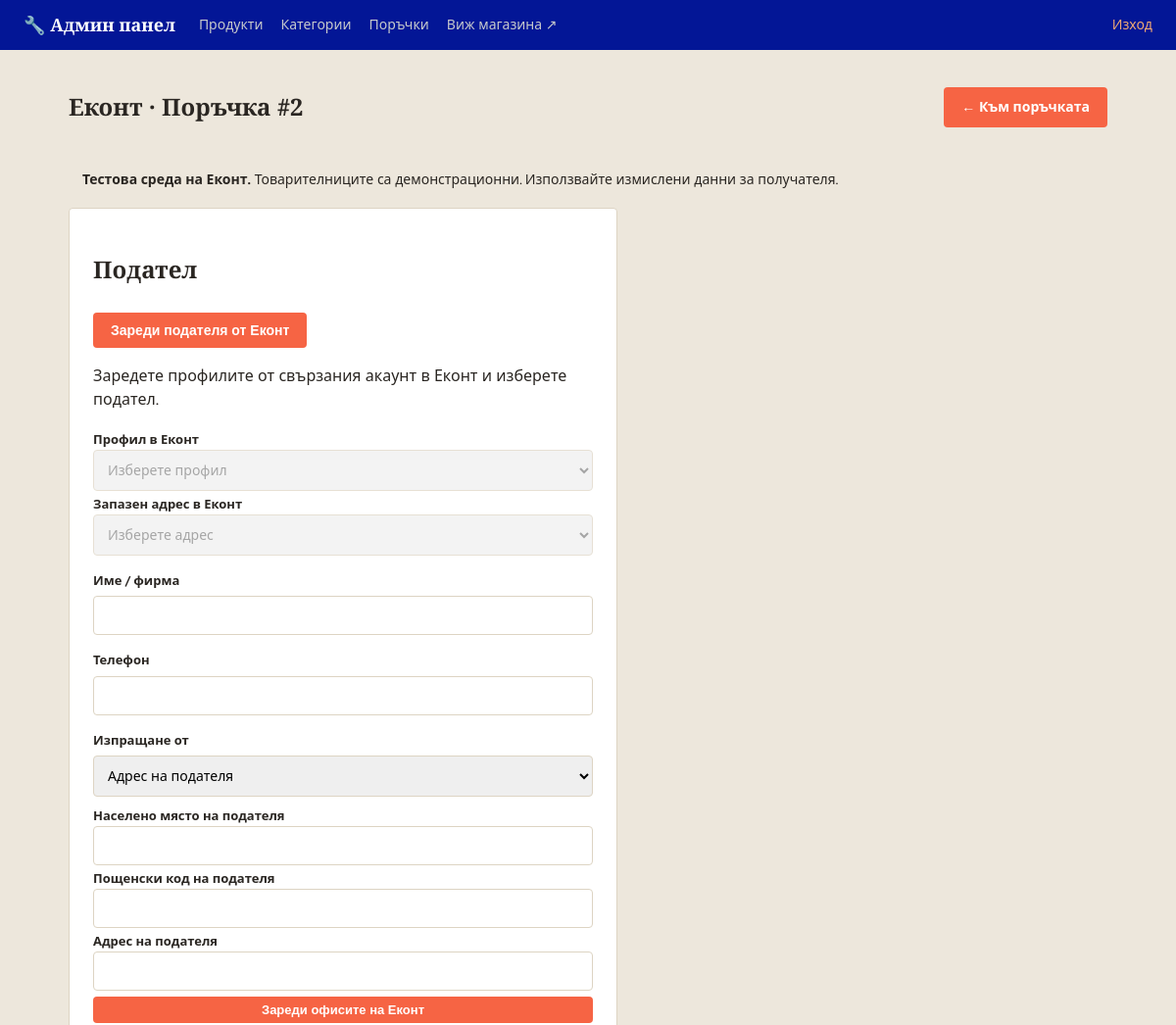
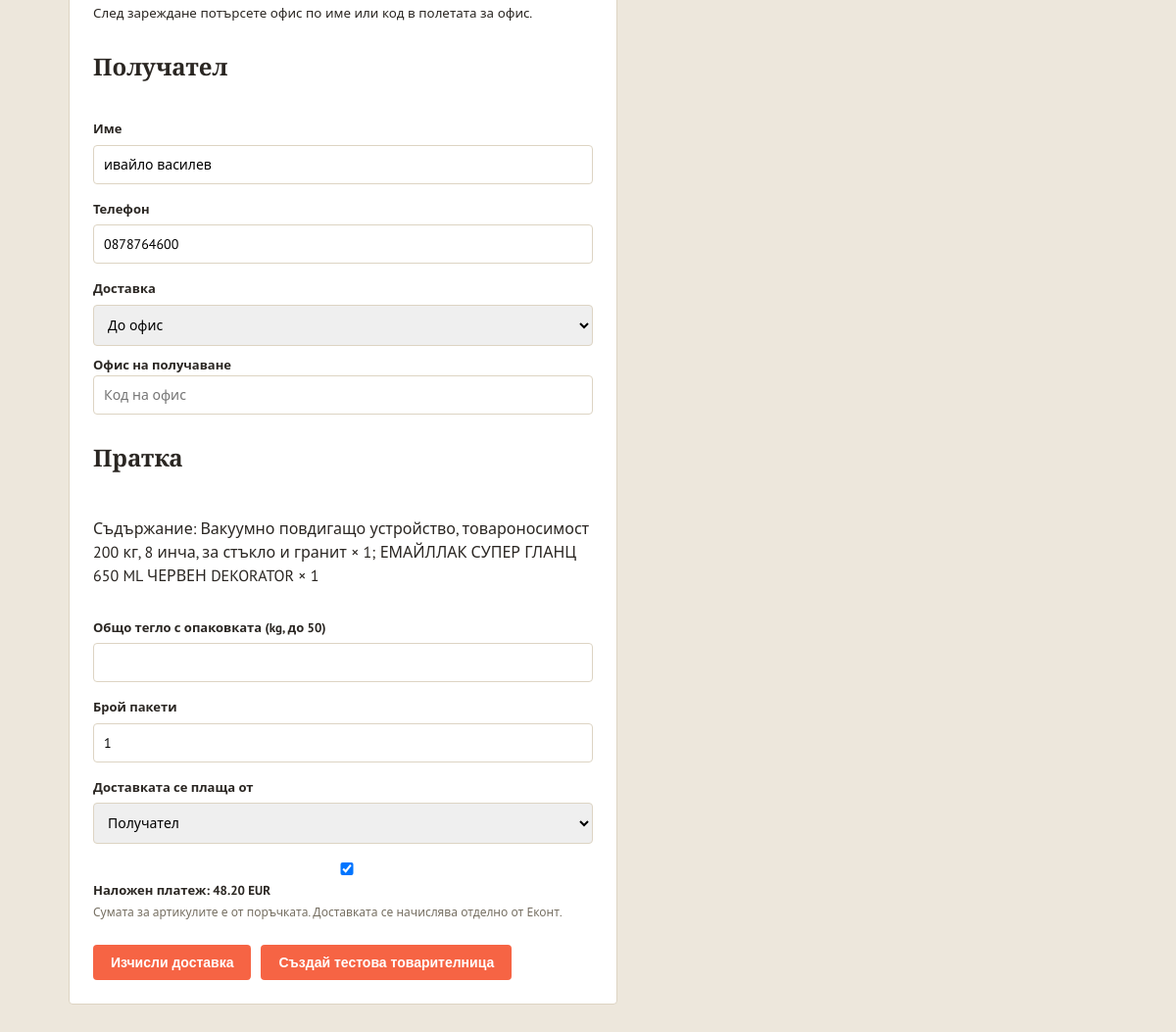
Page /admin/orders/2/econt (signed in) on the committed database (2 pictures, top to bottom).
### models.py (models this page shows, shortened)
class Order(db.Model):
    __tablename__ = 'orders'
    STATUSES = ['нова', 'в обработка', 'изпратена', 'завършена', 'отказана']
    id = db.Column(db.Integer, primary_key=True)
    customer_name = db.Column(db.String(150), nullable=False)
    phone = db.Column(db.String(50), nullable=False)
    address = db.Column(db.String(300), nullable=False)
    email = db.Column(db.String(150), default='')
    total = db.Column(db.Float, nullable=False)
    status = db.Column(db.String(30), default='нова', nullable=False)
    created_at = db.Column(db.DateTime, default=datetime.utcnow)
    items = db.relationship('OrderItem', backref='order', lazy=True)

class OrderItem(db.Model):
    __tablename__ = 'order_items'
    id = db.Column(db.Integer, primary_key=True)
    order_id = db.Column(db.Integer, db.ForeignKey('orders.id'), nullable=False)
    product_id = db.Column(db.Integer, db.ForeignKey('products.id'), nullable=True)
    product_name = db.Column(db.String(200), nullable=False)
    price = db.Column(db.Float, nullable=False)
    qty = db.Column(db.Integer, nullable=False)

### courier.py (the view)
    @app.route('/admin/orders/<int:order_id>/econt', methods=['GET'])
    @admin_required
    def courier_order(order_id):
        return render_order(Order.query.get_or_404(order_id))

### app.py (called while the page is built)
@app.context_processor
def inject_whatsapp_number():
    return {'whatsapp_number': app.config['WHATSAPP_NUMBER'], 'asset_version': app.config['ASSET_VERSION']}

@app.context_processor
def inject_canonical_url():
    public_pages = {'index', 'category_view', 'product_view', 'contacts', 'returns_policy'}
    canonical_url = None
    if request.endpoint in public_pages and request.method in ('GET', 'HEAD'):
        canonical_url = app.config['CANONICAL_SITE_URL'] + url_for(
            request.endpoint, _external=False, **(request.view_args or {})
        )
    return {'canonical_url': canonical_url}

@app.before_request
def redirect_www_domain():
    if request.method in ('GET', 'HEAD') and request.host.partition(':')[0].lower() == 'www.e-jelezaria.bg':
        path = request.full_path.rstrip('?') if not request.query_string else request.full_path
        return redirect(app.config['CANONICAL_SITE_URL'] + path, code=301)

@app.context_processor
def inject_category_icons():
    return {'category_icons': CATEGORY_ICONS}

@app.context_processor
def inject_availability_info():
    return {'availability_labels': Product.AVAILABILITY_LABELS,
            'availability_badge_class': Product.AVAILABILITY_BADGE_CLASS,
            'availability_icons': Product.AVAILABILITY_ICONS}

def admin_required(view_func):
    @wraps(view_func)
    def wrapper(*args, **kwargs):
        if not session.get('is_admin'):
            flash('Моля, влезте в системата.', 'error')
            return redirect(url_for('admin_login', next=request.path))
        return view_func(*args, **kwargs)
    return wrapper

### templates/admin/courier.html (shortened to what this page needs)
{% extends 'admin/base.html' %}
{% block content %}
<div class="admin-header-row">
    <h1 class="page-title">Еконт · Поръчка #{{ order.id }}</h1>
    <a class="btn btn-secondary" href="{{ url_for('admin_order_detail', order_id=order.id) }}">← Към поръчката</a>
</div>
{% if environment == 'test' %}
<div class="flash flash-warning"><strong>Тестова среда на Еконт.</strong> Товарителниците са демонстрационни. Използвайте измислени данни за получателя.</div>
{% else %}
<div class="flash flash-warning"><strong>Реална среда на Еконт.</strong> „Създай товарителница“ регистрира пратка при куриера.</div>
{% endif %}
{% if shipment and shipment.state == 'created' %}
<section class="admin-panel">
    <h2>Товарителница № {{ shipment.shipment_number }}</h2>
    <p>{{ shipment.delivery_status }}</p>
    <div class="admin-form-actions">
        <a class="btn btn-secondary" href="{{ url_for('courier_action', order_id=order.id, kind='pickup') }}">Заяви куриер</a>
        <a class="btn btn-secondary" href="{{ url_for('courier_action', order_id=order.id, kind='cancel') }}">Анулирай в Еконт</a>
    </div>
    {% if shipment.pdf_url %}<a class="btn" target="_blank" rel="noopener noreferrer" href="{{ url_for('courier_pdf', order_id=order.id) }}">Отвори PDF / Печат</a>{% endif %}
    <div class="admin-form-actions" style="margin-top:16px">
        {% for fmt, title in [('docx', 'Word (.docx)'), ('xlsx', 'Excel (.xlsx)'), ('csv', 'CSV')] %}
        <a class="btn btn-secondary" href="{{ url_for('courier_export', order_id=order.id, fmt=fmt) }}">{{ title }}</a>
        {% endfor %}
    </div>
    <p class="field-hint">Word, Excel и CSV съдържат справка за пратката. За предаване на куриера използвайте официалния PDF от Еконт.</p>
    <form method="post" action="{{ url_for('courier_refresh', order_id=order.id) }}" style="margin-top:16px">
        <input type="hidden" name="csrf_token" value="{{ session.courier_csrf }}">
        <button class="btn btn-secondary" type="submit">Обнови статус / PDF</button>
    </form>
    <p class="field-hint">PDF се отваря в нов раздел. Използвайте бутона за печат на PDF прегледа.</p>
</section>
{% elif shipment and shipment.state == 'cancelled' %}
<section class="admin-panel"><h2>Товарителница № {{ shipment.shipment_number }} е анулирана</h2><p>Еконт потвърди анулирането. Поръчката остава запазена в магазина.</p></section>
{% else %}
<form class="admin-form" method="post" id="courier-form">
    <h2>Подател</h2>
    {% set profile_mode = 'label' %}{% include 'admin/courier_profiles.html' %}
    <label for="sender_name">Име / фирма</label>
    <input id="sender_name" name="sender_name" value="{{ form.get('sender_name', '') }}" maxlength="150" required>
    <label for="sender_phone">Телефон</label>
    <input id="sender_phone" name="sender_phone" value="{{ form.get('sender_phone', '') }}" maxlength="50" required>
    <label for="sender_type">Изпращане от</label>
    <select id="sender_type" name="sender_type"><option value="address" {% if form.get('sender_type', 'address') == 'address' %}selected{% endif %}>Адрес на подателя</option></select>
    <div id="sender-address-fields">
    {% for field, title, limit in [('sender_city', 'Населено място на подателя', 100), ('sender_post_code', 'Пощенски код на подателя', 10), ('sender_address', 'Адрес на подателя', 300)] %}
    <label for="{{ field }}">{{ title }}</label><input id="{{ field }}" name="{{ field }}" value="{{ form.get(field, '') }}" maxlength="{{ limit }}">
    {% endfor %}
    </div>
    <button class="btn btn-small btn-secondary" type="button" id="load-offices" data-url="{{ url_for('courier_offices') }}">Зареди офисите на Еконт</button>
    <small id="offices-status" role="status">След зареждане потърсете офис по име или код в полетата за офис.</small>
    <h2>Получател</h2>
    <label for="receiver_name">Име</label>
    <input id="receiver_name" name="receiver_name" value="{{ form.get('receiver_name', '') }}" maxlength="150" required>
    <label for="receiver_phone">Телефон</label>
    <input id="receiver_phone" name="receiver_phone" value="{{ form.get('receiver_phone', '') }}" maxlength="50" required>
    <label for="delivery_type">Доставка</label>
    <select id="delivery_type" name="delivery_type">
        <option value="office" {% if form.get('delivery_type') == 'office' %}selected{% endif %}>До офис</option>
    </select>
    <div id="office-fields">
        <label for="receiver_office">Офис на получаване</label>
        <input id="receiver_office" name="receiver_office" list="econt-offices" value="{{ form.get('receiver_office', '') }}" placeholder="Код на офис" maxlength="20">
    </div>
    <h2>Пратка</h2>
    <p>Съдържание: {% for item in order.items %}{{ item.product_name }} × {{ item.qty }}{% if not loop.last %}; {% endif %}{% endfor %}</p>
    <label for="weight">Общо тегло с опаковката (kg, до 50)</label>
    <input type="number" id="weight" name="weight" min="0.001" max="50" step="0.001" value="{{ form.get('weight', '') }}" required>
    <label for="pack_count">Брой пакети</label>
    <input type="number" id="pack_count" name="pack_count" min="1" max="100" value="{{ form.get('pack_count', '1') }}" required>
    <label for="payer">Доставката се плаща от</label>
    <select id="payer" name="payer">
        <option value="receiver" {% if form.get('payer') == 'receiver' %}selected{% endif %}>Получател</option>
    </select>
    <label for="cod"><input type="checkbox" id="cod" name="cod" value="1" {% if form.get('cod') == '1' %}checked{% endif %}> Наложен платеж: {{ '%.2f'|format(order.total) }} EUR</label>
    <small class="field-hint">Сумата за артикулите е от поръчката. Доставката се начислява отделно от Еконт.</small>
    <div class="admin-form-actions">
        <button class="btn btn-secondary" type="submit" name="action" value="calculate">Изчисли доставка</button>
        <button class="btn" type="submit" name="action" value="create">{% if environment == 'test' %}Създай тестова товарителница{% else %}Създай товарителница{% endif %}</button>
    </div>
</form>
{% endif %}
{% endblock %}

### static/css/style.css (style rules this page uses)
:root { --steel: #0623e8; --steel-dark: #031696; --accent: #f66444; --accent-dark: #bf4e35; --highlight: #d9a441; --bg: #ede7dc; --card-bg: #ffffff; --border: #ddd4c3; --text: #2a2622; --text-light: #766f62; --success: #4b7a51; --danger: #a23636; --radius: 4px; }
* { box-sizing: border-box; }
body { margin: 0; font-family: 'PT Sans', 'Segoe UI', Roboto, Arial, sans-serif; background: var(--bg); color: var(--text); line-height: 1.5; }
h1, h2, h3, .brand, .hero h1 { font-family: 'Bitter', Georgia, serif; }
a { color: inherit; text-decoration: none; }
.page-title { font-size: 24px; margin-bottom: 16px; }
.btn { display: inline-block; background: var(--accent); color: #fff; border: none; padding: 10px 18px; border-radius: var(--radius); font-weight: 600; cursor: pointer; font-size: 14px; }
.btn-small { padding: 6px 12px; font-size: 13px; }
.flash { padding: 10px 14px; border-radius: var(--radius); margin-bottom: 8px; font-size: 14px; }

### static/css/admin.css (style rules this page uses)
.admin-body { background: var(--bg); }
.admin-header-row { display: flex; align-items: center; justify-content: space-between; margin-bottom: 20px; }
.btn-secondary { background: #e2e0dc; color: var(--text); }
.admin-form, .admin-inline-form { background: var(--card-bg); border: 1px solid var(--border); border-radius: var(--radius); padding: 24px; max-width: 560px; display: flex; flex-direction: column; gap: 6px; margin-bottom: 24px; }
.admin-form label { font-size: 13px; font-weight: 600; margin-top: 10px; }
.admin-form input, .admin-form select, .admin-form textarea, .admin-inline-form input { padding: 10px; border: 1px solid var(--border); border-radius: var(--radius); font-size: 14px; font-family: inherit; width: 100%; }
.admin-form-actions { display: flex; gap: 10px; margin-top: 18px; }
.field-hint { color: var(--text-light); font-size: 12px; margin-top: -2px; }

### rows in the picture
Order: id "2", receiver_name "ивайло василев", receiver_phone "0878764600", total "48.20"
OrderItem: product_name "Вакуумно повдигащо устройство, товароносимост 200 кг, 8 инча, за стъкло и гранит", qty "1"
OrderItem: product_name "ЕМАЙЛЛАК СУПЕР ГЛАНЦ 650 ML ЧЕРВЕН DEKORATOR", qty "1"

### other values in the picture
{{ title }} "Населено място на подателя" "Пощенски код на подателя" "Адрес на подателя"
